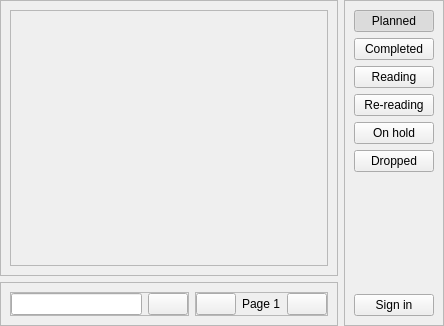
<?xml version="1.0" encoding="UTF-8"?>
<ui version="4.0">
 <class>Form</class>
 <widget class="QWidget" name="Form">
  <property name="geometry">
   <rect>
    <x>0</x>
    <y>0</y>
    <width>444</width>
    <height>326</height>
   </rect>
  </property>
  <property name="windowTitle">
   <string>Shikimori</string>
  </property>
  <property name="styleSheet">
   <string notr="true"/>
  </property>
  <property name="locale">
   <locale language="English" country="UnitedStates"/>
  </property>
  <layout class="QHBoxLayout" name="horizontalLayout_4">
   <property name="leftMargin">
    <number>0</number>
   </property>
   <property name="topMargin">
    <number>0</number>
   </property>
   <property name="rightMargin">
    <number>0</number>
   </property>
   <property name="bottomMargin">
    <number>0</number>
   </property>
   <item>
    <layout class="QVBoxLayout" name="search">
     <item>
      <widget class="QFrame" name="items_frame">
       <property name="frameShape">
        <enum>QFrame::StyledPanel</enum>
       </property>
       <property name="frameShadow">
        <enum>QFrame::Raised</enum>
       </property>
       <layout class="QVBoxLayout" name="verticalLayout_3">
        <item>
         <widget class="QScrollArea" name="scrollArea">
          <property name="widgetResizable">
           <bool>true</bool>
          </property>
          <widget class="QWidget" name="scrollAreaWidgetContents">
           <property name="geometry">
            <rect>
             <x>0</x>
             <y>0</y>
             <width>319</width>
             <height>250</height>
            </rect>
           </property>
           <layout class="QVBoxLayout" name="scroll_layout">
            <property name="spacing">
             <number>0</number>
            </property>
            <property name="leftMargin">
             <number>0</number>
            </property>
            <property name="topMargin">
             <number>0</number>
            </property>
            <property name="rightMargin">
             <number>0</number>
            </property>
            <property name="bottomMargin">
             <number>0</number>
            </property>
            <item>
             <layout class="QGridLayout" name="content_grid">
              <property name="verticalSpacing">
               <number>12</number>
              </property>
             </layout>
            </item>
           </layout>
          </widget>
         </widget>
        </item>
       </layout>
      </widget>
     </item>
     <item>
      <widget class="QFrame" name="search_frame">
       <property name="frameShape">
        <enum>QFrame::StyledPanel</enum>
       </property>
       <property name="frameShadow">
        <enum>QFrame::Raised</enum>
       </property>
       <layout class="QHBoxLayout" name="horizontalLayout_3">
        <item>
         <widget class="QFrame" name="text_frame">
          <property name="frameShape">
           <enum>QFrame::StyledPanel</enum>
          </property>
          <property name="frameShadow">
           <enum>QFrame::Raised</enum>
          </property>
          <layout class="QHBoxLayout" name="horizontalLayout_2">
           <property name="leftMargin">
            <number>0</number>
           </property>
           <property name="topMargin">
            <number>0</number>
           </property>
           <property name="rightMargin">
            <number>0</number>
           </property>
           <property name="bottomMargin">
            <number>0</number>
           </property>
           <item>
            <widget class="QLineEdit" name="title_line"/>
           </item>
           <item>
            <widget class="QPushButton" name="search_btn">
             <property name="cursor">
              <cursorShape>PointingHandCursor</cursorShape>
             </property>
             <property name="text">
              <string/>
             </property>
             <property name="icon">
              <iconset resource="../../nlight_res.qrc">
               <normaloff>:/actions_white/data/icons/buttons/svg_24dp_white/actions/search.svg</normaloff>:/actions_white/data/icons/buttons/svg_24dp_white/actions/search.svg</iconset>
             </property>
            </widget>
           </item>
          </layout>
         </widget>
        </item>
        <item>
         <widget class="QFrame" name="page_frame">
          <property name="frameShape">
           <enum>QFrame::StyledPanel</enum>
          </property>
          <property name="frameShadow">
           <enum>QFrame::Raised</enum>
          </property>
          <layout class="QHBoxLayout" name="horizontalLayout">
           <property name="leftMargin">
            <number>0</number>
           </property>
           <property name="topMargin">
            <number>0</number>
           </property>
           <property name="rightMargin">
            <number>0</number>
           </property>
           <property name="bottomMargin">
            <number>0</number>
           </property>
           <item>
            <widget class="QPushButton" name="prev_btn">
             <property name="cursor">
              <cursorShape>PointingHandCursor</cursorShape>
             </property>
             <property name="text">
              <string/>
             </property>
             <property name="icon">
              <iconset resource="../../nlight_res.qrc">
               <normaloff>:/arrows_white/data/icons/buttons/svg_24dp_white/arrows/arrow_back_ios.svg</normaloff>:/arrows_white/data/icons/buttons/svg_24dp_white/arrows/arrow_back_ios.svg</iconset>
             </property>
            </widget>
           </item>
           <item>
            <widget class="QLabel" name="page_label">
             <property name="text">
              <string>Page 1</string>
             </property>
            </widget>
           </item>
           <item>
            <widget class="QPushButton" name="next_btn">
             <property name="cursor">
              <cursorShape>PointingHandCursor</cursorShape>
             </property>
             <property name="text">
              <string/>
             </property>
             <property name="icon">
              <iconset resource="../../nlight_res.qrc">
               <normaloff>:/arrows_white/data/icons/buttons/svg_24dp_white/arrows/arrow_forward_ios.svg</normaloff>:/arrows_white/data/icons/buttons/svg_24dp_white/arrows/arrow_forward_ios.svg</iconset>
             </property>
            </widget>
           </item>
          </layout>
         </widget>
        </item>
       </layout>
      </widget>
     </item>
    </layout>
   </item>
   <item>
    <widget class="QFrame" name="lists_frame">
     <property name="frameShape">
      <enum>QFrame::StyledPanel</enum>
     </property>
     <property name="frameShadow">
      <enum>QFrame::Raised</enum>
     </property>
     <layout class="QVBoxLayout" name="verticalLayout_2">
      <item>
       <widget class="QPushButton" name="planned_btn">
        <property name="cursor">
         <cursorShape>PointingHandCursor</cursorShape>
        </property>
        <property name="text">
         <string>Planned</string>
        </property>
        <property name="checkable">
         <bool>true</bool>
        </property>
        <property name="checked">
         <bool>true</bool>
        </property>
        <property name="autoExclusive">
         <bool>true</bool>
        </property>
       </widget>
      </item>
      <item>
       <widget class="QPushButton" name="completed_btn">
        <property name="cursor">
         <cursorShape>PointingHandCursor</cursorShape>
        </property>
        <property name="text">
         <string>Completed</string>
        </property>
        <property name="checkable">
         <bool>true</bool>
        </property>
        <property name="autoRepeat">
         <bool>false</bool>
        </property>
        <property name="autoExclusive">
         <bool>true</bool>
        </property>
       </widget>
      </item>
      <item>
       <widget class="QPushButton" name="reading_btn">
        <property name="cursor">
         <cursorShape>PointingHandCursor</cursorShape>
        </property>
        <property name="text">
         <string>Reading</string>
        </property>
        <property name="checkable">
         <bool>true</bool>
        </property>
        <property name="autoRepeat">
         <bool>false</bool>
        </property>
        <property name="autoExclusive">
         <bool>true</bool>
        </property>
       </widget>
      </item>
      <item>
       <widget class="QPushButton" name="re_reading_btn">
        <property name="cursor">
         <cursorShape>PointingHandCursor</cursorShape>
        </property>
        <property name="text">
         <string>Re-reading</string>
        </property>
        <property name="checkable">
         <bool>true</bool>
        </property>
        <property name="autoExclusive">
         <bool>true</bool>
        </property>
       </widget>
      </item>
      <item>
       <widget class="QPushButton" name="on_hold_btn">
        <property name="cursor">
         <cursorShape>PointingHandCursor</cursorShape>
        </property>
        <property name="text">
         <string>On hold</string>
        </property>
        <property name="checkable">
         <bool>true</bool>
        </property>
        <property name="autoExclusive">
         <bool>true</bool>
        </property>
       </widget>
      </item>
      <item>
       <widget class="QPushButton" name="dropped_btn">
        <property name="cursor">
         <cursorShape>PointingHandCursor</cursorShape>
        </property>
        <property name="text">
         <string>Dropped</string>
        </property>
        <property name="checkable">
         <bool>true</bool>
        </property>
        <property name="autoExclusive">
         <bool>true</bool>
        </property>
       </widget>
      </item>
      <item>
       <spacer name="verticalSpacer">
        <property name="orientation">
         <enum>Qt::Vertical</enum>
        </property>
        <property name="sizeHint" stdset="0">
         <size>
          <width>20</width>
          <height>40</height>
         </size>
        </property>
       </spacer>
      </item>
      <item>
       <widget class="QPushButton" name="auth_btn">
        <property name="cursor">
         <cursorShape>PointingHandCursor</cursorShape>
        </property>
        <property name="text">
         <string>Sign in</string>
        </property>
       </widget>
      </item>
     </layout>
    </widget>
   </item>
  </layout>
 </widget>
 <resources>
  <include location="../../nlight_res.qrc"/>
 </resources>
 <connections/>
</ui>
